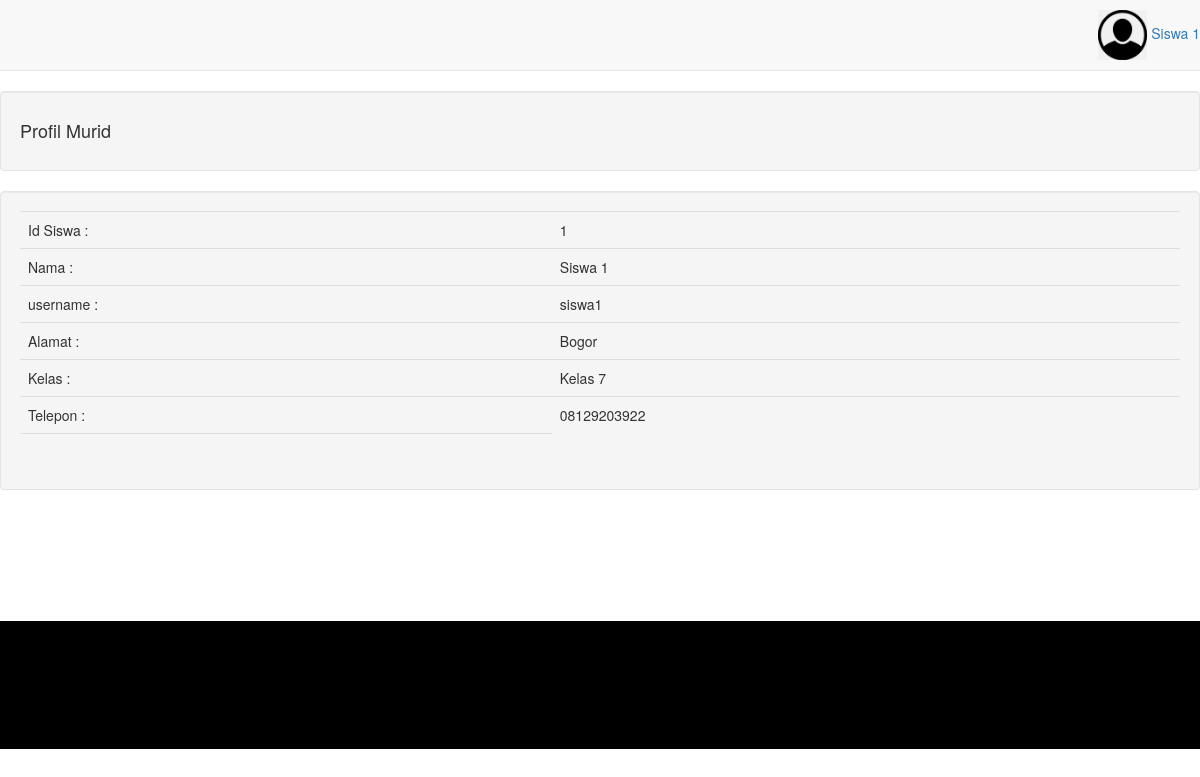
The app's page /User/index.php?m=admin&s=profil (signed in) with its own data.
### tables this page shows
CREATE TABLE `tb_siswa` (
  `id_siswa` int(50) NOT NULL,
  `id_tabungan` int(50) NOT NULL,
  `nama` text NOT NULL,
  `kelas` text NOT NULL,
  `alamat` text NOT NULL,
  `telepon` text NOT NULL,
  `password` varchar(255) NOT NULL,
  `username` varchar(255) NOT NULL,
  `saldo` int(11) NOT NULL
);

### User/fungsi/fungsi.php (called while the page is built, shortened)
<?php
$servername = "localhost";
$database = "tabungan_siswa";
$username = "root";
$password = "";
$koneksi = mysqli_connect($servername, $username, $password, $database);
function url(){
	return $url = "//localhost/proyek2/";
}
function summon_admin(){
global $koneksi;
$id = $_SESSION['idtabsis'];
return $query = mysqli_query($koneksi, "SELECT * FROM tb_siswa WHERE id_siswa = '$id'");
}
 ?>

### User/modul/admin/profil.php (the view, shortened to what this page needs)
<?php
require 'fungsi/fungsi.php';
foreach (summon_admin() as $adm):
 ?>
<!DOCTYPE html>
<html lang="en">
<head>
<link rel="stylesheet" href="<?= url() ?>vendors/css/w3.css">
<link rel="stylesheet" href="<?= url() ?>vendors/css/font-awesome.min.css">
<link rel="stylesheet" type="text/css" href="<?= url() ?>vendors/css/bootstrap.min.css">
</head>
<body>
<nav class="navbar navbar-default navbar-static-top" role="navigation" style="margin-bottom: 0">
        <ul class="nav navbar-top-links navbar-right">
            <li class="dropdown">
              <a class="dropdown-toggle" data-toggle="dropdown" href="#">
               <img src="img/admin/image.png" height="50"> </i> <?php echo $adm['nama']; ?>
              </a>
            </li>
          </ul>
      </nav>
<div class="container-fluid">
  <div class="row content">
    <br>
    <div class="col-sm-99">
      <div class="well">
        <h4>Profil Murid</h4>
      </div>
    </div>
         <div class="col-sm-99">
      <div class="well">
       <div class="table-responsive">
       	<table class="table table-borderless">
       		<tbody>
           <tr>
       				<td>Id Siswa :</td>
       				<td><?= $adm['id_siswa'];?></td>
       			</tr>
       			<tr>
       				<td>Nama :</td>
       				<td><?= $adm['nama'];?></td>
       			</tr>
             <td>username :</td>
       				<td><?= $adm['username'];?></td>
             <tr>
       				<td>Alamat :</td>
       				<td><?= $adm['alamat'];?></td>
       			</tr>
             <td>Kelas :</td>
       				<td><?= $adm['kelas'];?></td>
       			<tr>
       				<td>Telepon :</td>
       				<td><?= $adm['telepon'];?></td>
       			</tr>
                <div class="modal fade" id="view_image" tabindex="-1" role="dialog" aria-labelledby="view_image" aria-hidden="true">
       			<tr>
       				<td>
       				</td>
       			</tr>
       		</tbody>
       	</table>
       </div>
      </div>
    </div>
  </div>
</div>
<footer class="w3-center w3-black w3-padding-64">
</footer>
  <script src="<?= url() ?>vendors/js/bootstrap.min.js"></script> </body>
</html>
<?php endforeach; ?>

### User/modul/admin/profil.php (style rules this page uses)
.row.content { height: 550px }

### records on screen
tb_siswa: nama "Siswa 1", id_siswa "1", username "siswa1", alamat "Bogor", kelas "Kelas 7", telepon "08129203922"
